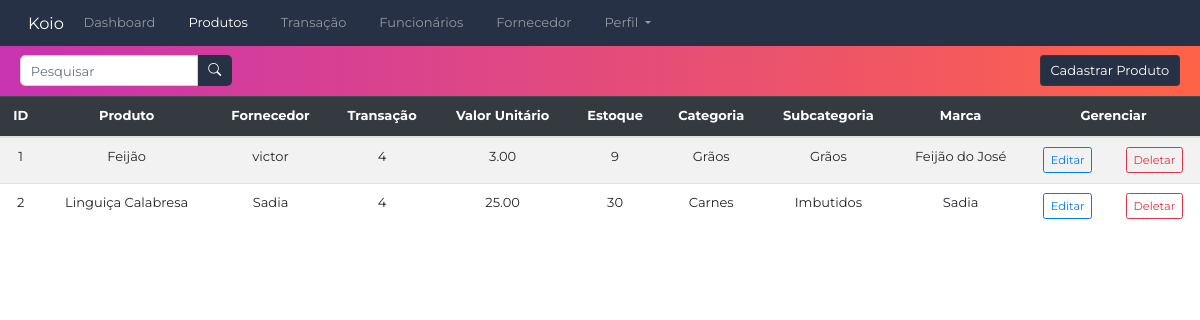
The app's page /telainicial/produtos/ (signed in), older data.
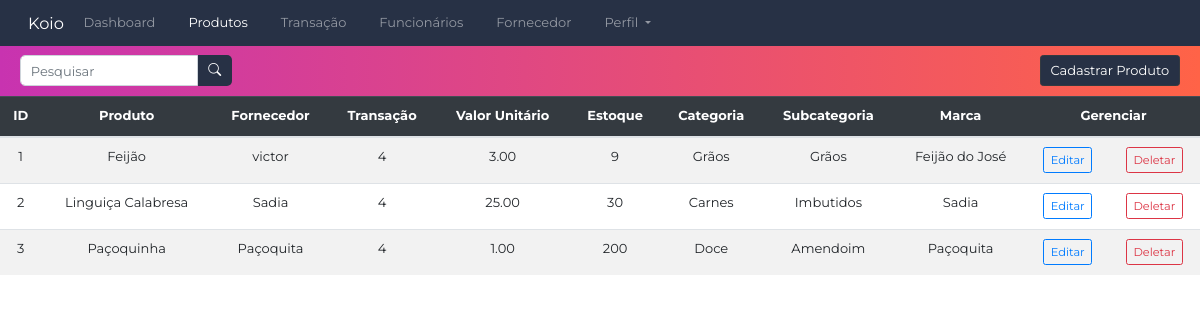
The same page, newer data.
### Produtos/models.py (models this page shows, shortened)
class Produtos(models.Model):
   idProduto = models.AutoField(primary_key=True)
   idFornecedor = models.ForeignKey(Fornecedor,on_delete=models.CASCADE)
   idTransacao = models.ForeignKey(Transacao,on_delete=models.CASCADE, default=1)
   nomeProduto=models.CharField(max_length= 30)
   valorUnit= models.DecimalField(max_digits=10,decimal_places=2)
   qntEstoque =models.IntegerField(default = 1)
   categoria = models.CharField(max_length=15)
   subCategoria=models.CharField(max_length=15)
   marcaProduto=models.CharField(max_length=15)

### Fornecedores/models.py (models this page shows, shortened)
class Fornecedor(models.Model):
    idFornecedor = models.AutoField(primary_key=True)
    nomeFornecedor = models.CharField(max_length=30, validators = [valida_texto], unique=True)
    endereco = models.CharField(max_length=30)
    telefone = models.CharField(max_length=20)
    cep = models.CharField(max_length=8)
    cnpj = models.CharField(max_length=14)

### Transacao/models.py (models this page shows, shortened)
class Transacao(models.Model):
    idTransacao = models.AutoField(primary_key=True)
    idFornecedor = models.ForeignKey(Fornecedor,on_delete=models.CASCADE, default=1)
    dataTransacao = models.DateField(validators=[validate_data_nao_futura])
    horaTransacao = models.TimeField(default="00:01:02")
    tipoTransacao = models.CharField(max_length=7)

### Produtos/views.py (the view)
# urls.py: path('',produtos_view, name="produtos_view"),
def produtos_view(request):
    if(verifica_login(request)):
        produtos = Produtos.objects.all()
        fornecedores = Fornecedor.objects.all()
        transacoes = Transacao.objects.all()
        return render(request, "produtos.html", {"produtos": produtos, "fornecedores": fornecedores,
                                                 "transacoes":transacoes})
    else:
        return redirect(login_view)

### login/views.py (called while the page is built)
def verifica_login(request):
        return 'user_id' in request.session

### Produtos/templates/produtos.html (shortened to what this page needs)
{% extends 'navbar.html' %}
{% load static %}
{% block extra_css %}
<link rel="stylesheet" type="text/css" href="{% static 'css/produto.css' %}">
{% endblock %}
{% block content%}
<div class="container-table">
    <div class="rectangle">
        <form class="d-flex align-items-center">
            <input class="form-control me-2 w-100" type="search" id="searchInput" placeholder="Pesquisar" aria-label="Search">
            <button class="btn btn-search" type="submit">
                <i class="bi bi-search"></i>
            </button>
        </form>
        <a href="{% url 'cadastrarProdutos_view' %}" class="btn btn-dark ms-auto">Cadastrar Produto</a>
    </div>
    <table class="table table-striped table-responsive-lg">
        <thead class="table-dark">
            <tr>
                <th scope="col">ID</th>
                <th scope="col">Produto</th>
                <th scope="col">Fornecedor</th>
                <th scope="col">Transação</th>
                <th scope="col">Valor Unitário</th>
                <th scope="col">Estoque</th>
                <th scope="col">Categoria</th>
                <th scope="col">Subcategoria</th>
                <th scope="col">Marca</th>
                <th scope="col" colspan="2">Gerenciar</th>
            </tr>
        </thead>
        <tbody id="productTable">
            {% for produto in produtos %}
            <tr>
                <td>{{ produto.idProduto }}</td>
                <td>{{ produto.nomeProduto }}</td>
                <td>{{ produto.idFornecedor.nomeFornecedor }}</td>
                <td>{{ produto.idTransacao.idTransacao }}</td>
                <td>{{ produto.valorUnit }}</td>
                <td>{{ produto.qntEstoque }}</td>
                <td>{{ produto.categoria }}</td>
                <td>{{ produto.subCategoria }}</td>
                <td>{{ produto.marcaProduto }}</td>
                <td>
                    <a href="{% url 'editarProdutos_view' produto.idProduto %}" class="btn btn-outline-primary btn-sm">Editar</a>
                </td>
                <td>
                    <a href="{% url 'deleteProdutos_view' produto.idProduto %}" class="btn btn-outline-danger btn-sm">Deletar</a>
                </td>
            </tr>
            {% endfor %}
        </tbody>
    </table>
</div>
{% endblock %}

Row changes from the older to the newer data that the page shows:
added Produtos: idProduto "3", nomeProduto "Paçoquinha", idFornecedor.nomeFornecedor "Paçoquita", idTransacao.idTransacao "4", valorUnit "1.00", qntEstoque "200", categoria "Doce", subCategoria "Amendoim", marcaProduto "Paçoquita"
